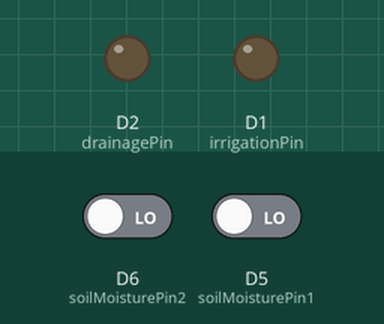
The sketch below on a simulated ESP8266 (NodeMCU). Parts: output pins drawn as LEDs (lit = HIGH). The test bench sets the inputs (shaded band); at power-on: D6 (soilMoisturePin2) LOW, D5 (soilMoisturePin1) LOW. WiFi joins after 1.5 s; servers stay silent unless stated; the Firebase database answers and starts empty; what the sketch prints to the serial monitor is not drawn.

Above: at 0.1 s.
At 2.2 s:
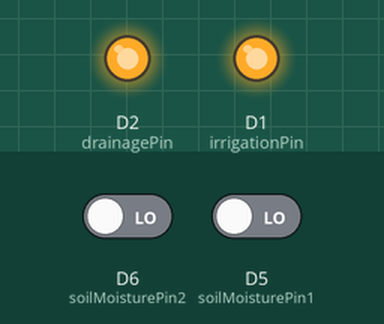
Timing chart, 0 to 3.7 s (numbered marks = the images above):
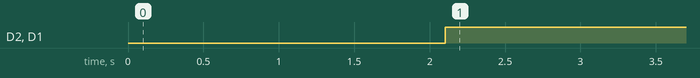

The sketch:

ztechxRoofGarden.ino
```cpp
            /*Libraries*/
#include "FirebaseESP8266.h"
#include <ESP8266WiFi.h>

#include <FirebaseESP8266.h>
#include <WiFiClient.h>
#include <WiFiManager.h>
#include <DNSServer.h>
#include <ESP8266WebServer.h> //ESP Web Server Library to host a web page

/*---------------Firebase Setup---------------*/
#define WIFI_SSID "Z-techX"
#define WIFI_PASSWORD "00000000"
#define FIREBASE_HOST "ztechxroofgarden-default-rtdb.firebaseio.com"
#define FIREBASE_AUTH "KyHHzAPSY0T0vn7k40uUeOqAIDo3hIOsuWDnV5Tq"
#define WifiPB D1

FirebaseData fbdo;
ESP8266WebServer server(80);


// Soil Moisture Pins (Digital)
const int soilMoisturePin1 = D5;  // Update with your actual pin number
const int soilMoisturePin2 = D6;  // Update with your actual pin number

// Actuator Pins
const int irrigationPin = D1;
const int drainagePin = D2;

void setup() {
  Serial.begin(115200);

  // Setup pins
  pinMode(soilMoisturePin1, INPUT);
  pinMode(soilMoisturePin2, INPUT);
  pinMode(irrigationPin, OUTPUT);
  pinMode(drainagePin, OUTPUT);

  // Connect to Wi-Fi
  WiFi.begin(WIFI_SSID, WIFI_PASSWORD);
  Serial.print("Connecting to Wi-Fi...");
  while (WiFi.status() != WL_CONNECTED) {
    delay(500);
    Serial.print(".");
  }
  Serial.println(" connected!");

  // Connect to Firebase
  Firebase.begin(FIREBASE_HOST, FIREBASE_AUTH);
}

void loop() {
  // Read soil moisture levels (Digital 0 or 1)
  int soilMoisture1 = digitalRead(soilMoisturePin1);
  int soilMoisture2 = digitalRead(soilMoisturePin2);

  // Print readings for debugging
  Serial.print("Soil Moisture 1: "); Serial.println(soilMoisture1);
  Serial.print("Soil Moisture 2: "); Serial.println(soilMoisture2);

  // Send sensor data to Firebase
  Firebase.setInt(fbdo,"sensors/soilMoisture1", soilMoisture1);
  Firebase.setInt(fbdo,"sensors/soilMoisture2", soilMoisture2);

  // Read irrigation and drainage commands from Firebase
  bool irrigationCommand = Firebase.getBool(fbdo,"commands/irrigation");
  bool drainageCommand = Firebase.getBool(fbdo,"commands/drainage");

  // Actuate based on commands
  if (irrigationCommand) {
    digitalWrite(irrigationPin, HIGH);  // Turn on irrigation
    Serial.println("Irrigation ON");
  } else {
    digitalWrite(irrigationPin, LOW);   // Turn off irrigation
    Serial.println("Irrigation OFF");
  }

  if (drainageCommand) {
    digitalWrite(drainagePin, HIGH);    // Turn on drainage
    Serial.println("Drainage ON");
  } else {
    digitalWrite(drainagePin, LOW);     // Turn off drainage
    Serial.println("Drainage OFF");
  }

  // Wait before next loop
  delay(1000);
}
```

Measured:
- by itself, D2 (drainagePin), D1 (irrigationPin): LOW → HIGH at 2.1 s
